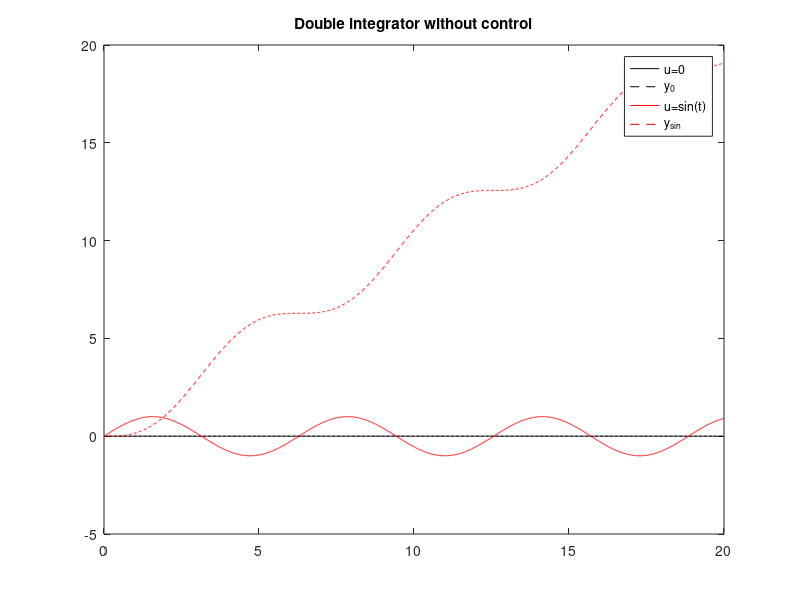

This figure's MATLAB source: (Note: this script raises an error after producing the figure.)
% Double integrator (continuous)
A = [0       1;
     0       0];

B = [  0;
       1];

C = [1 0];

D = [0];

sys = ss(A,B,C,D);

% Plot with reference (control) signal
t = 0:0.01:20;
u = zeros(size(t));
y = lsim(sys,u,t);
plot(t,u,'k',t,y,'k--');
u = sin(t);
y = lsim(sys,u,t);
hold on;
plot(t,u,'r',t,y,'r--');
hold off;
legend('u=0', 'y_0','u=sin(t)','y_{sin}');
title('Double integrator without control');
input('<RETURN>');

% Next plot with PID feedback controller
Kp = 20;
Ki = 10;
Kd = 5;
% PID feedback controller
C = pid(Kp,Ki,Kd); % Matlab function
s = tf('s');
C = Kp+Ki*1/s+Kd*s % Own construction
T = feedback(C*sys,1);
C*sys

u = sin(t);
y = lsim(T,u,t);
plot(t,u,'r',t,y,'r--');
legend('u=sin(t)','y_{sin}');
title('Double integrator with control');
